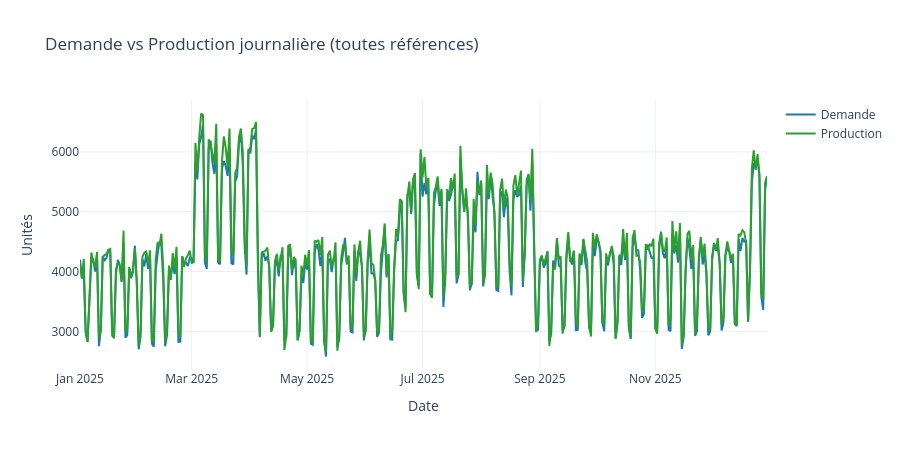

Notebook code for this chart:
### Markdown cell above
## 2. Vue d'ensemble : demande, production et stock

On commence par regarder l'évolution agrégée sur l'année, toutes références
confondues, pour repérer les grandes tendances et les pics saisonniers.

### Code cell
df_jour = df.groupby('date', as_index=False)[['demande', 'production', 'perte_dlc']].sum()

fig = go.Figure()
fig.add_trace(go.Scatter(x=df_jour['date'], y=df_jour['demande'], name='Demande', line=dict(color='#1f77b4')))
fig.add_trace(go.Scatter(x=df_jour['date'], y=df_jour['production'], name='Production', line=dict(color='#2ca02c')))
fig.update_layout(title="Demande vs Production journalière (toutes références)",
                   xaxis_title="Date", yaxis_title="Unités", template="plotly_white", height=450)
fig.show()

### Figure 1 — Plotly figure (JSON) as saved in the notebook; plotly's stock layout.template omitted (floating-point values rounded to 4 significant figures; data arrays with more than 128 entries replaced by an {"elided": "..."} marker saying what was removed)
{"data": [{"line": {"color": "#1f77b4"}, "name": "Demande", "type": "scatter", "x": {"elided": "364 str values"}, "y": {"elided": "364 int values"}}, {"line": {"color": "#2ca02c"}, "name": "Production", "type": "scatter", "x": {"elided": "364 str values"}, "y": {"elided": "364 int values"}}], "layout": {"height": 450, "title": {"text": "Demande vs Production journalière (toutes références)"}, "xaxis": {"title": {"text": "Date"}}, "yaxis": {"title": {"text": "Unités"}}}}
